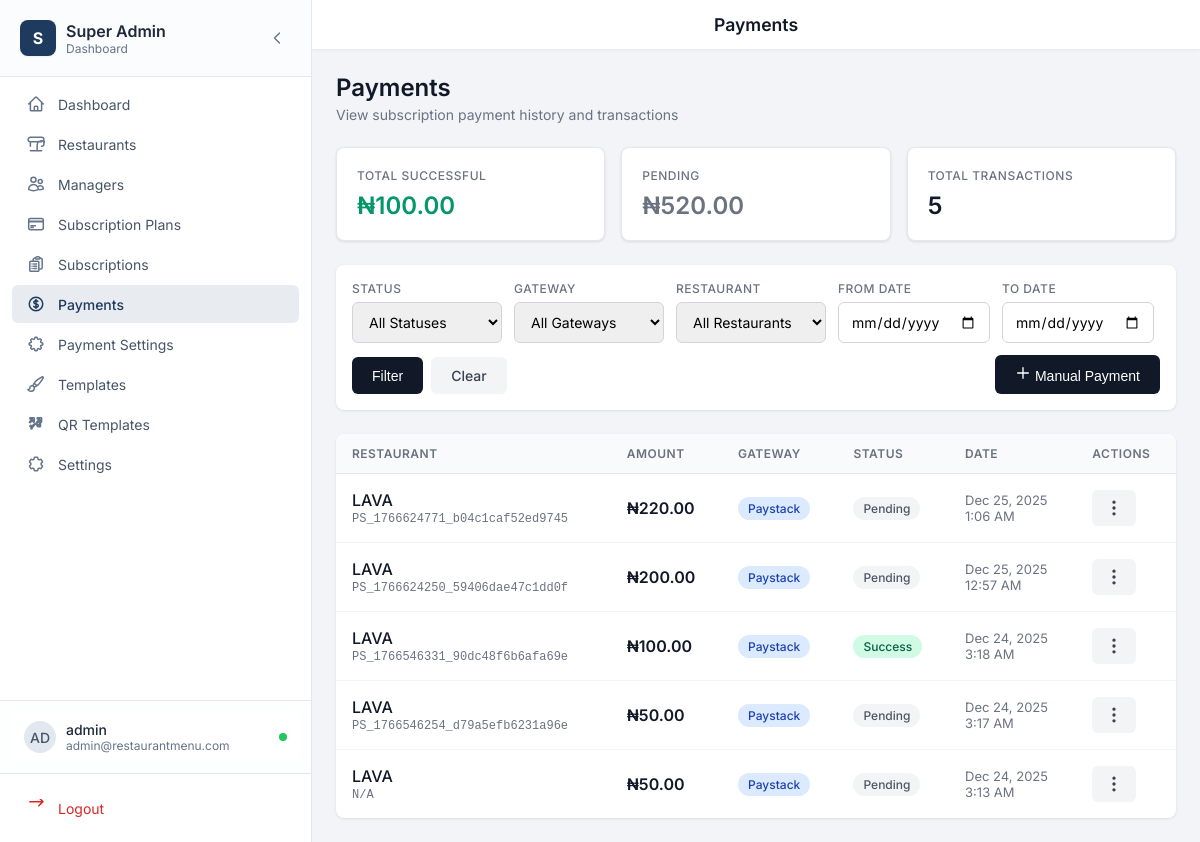
The page /admin/payments.php (signed in) on the database its author committed.
### tables this page shows
CREATE TABLE `payments` (
  `id` int(11) NOT NULL,
  `restaurant_id` int(11) NOT NULL,
  `subscription_id` int(11) NOT NULL,
  `amount` decimal(10,2) NOT NULL,
  `currency` varchar(3) NOT NULL DEFAULT 'NGN',
  `payment_gateway` enum('paystack','flutterwave','manual') NOT NULL,
  `transaction_reference` varchar(100) DEFAULT NULL COMMENT 'Gateway reference',
  `gateway_response` longtext DEFAULT NULL COMMENT 'Full gateway response',
  `status` enum('pending','success','failed','refunded') NOT NULL DEFAULT 'pending',
  `paid_at` datetime DEFAULT NULL,
  `created_at` timestamp NOT NULL DEFAULT current_timestamp()
);

CREATE TABLE `restaurants` (
  `id` int(11) NOT NULL,
  `name` varchar(255) NOT NULL,
  `slug` varchar(255) NOT NULL,
  `logo` varchar(255) DEFAULT NULL,
  `hero_image` varchar(255) DEFAULT NULL,
  `description` text DEFAULT NULL,
  `phone` varchar(50) DEFAULT NULL,
  `email` varchar(255) DEFAULT NULL,
  `address` text DEFAULT NULL,
  `website` varchar(255) DEFAULT NULL,
  `whatsapp_link` varchar(255) DEFAULT NULL,
  `instagram_url` varchar(255) DEFAULT NULL,
  `facebook_url` varchar(255) DEFAULT NULL,
  `twitter_url` varchar(255) DEFAULT NULL,
  `map_latitude` decimal(10,8) DEFAULT NULL,
  `map_longitude` decimal(11,8) DEFAULT NULL,
  `header_menu_items` text DEFAULT NULL,
  `footer_content` text DEFAULT NULL,
  `manager_email` varchar(255) DEFAULT NULL,
  `google_rating` decimal(3,1) DEFAULT 4.5,
  `rating_source` varchar(50) DEFAULT 'Google',
  `template_id` int(11) DEFAULT 1,
  `is_active` tinyint(1) DEFAULT 1,
  `available_items_count` int(11) DEFAULT 0,
  `unavailable_items_count` int(11) DEFAULT 0,
  `subscription_id` int(11) DEFAULT NULL,
  `created_at` timestamp NOT NULL DEFAULT current_timestamp(),
  `updated_at` timestamp NOT NULL DEFAULT current_timestamp() ON UPDATE current_timestamp()
);

### includes/subscription.php (called while the page is built, shortened)
<?php
function formatSubscriptionPrice($amount, $currency = 'NGN') {
    $symbols = [
        'NGN' => '₦',
        'USD' => '$',
        'GBP' => '£',
        'EUR' => '€'
    ];
    $symbol = $symbols[$currency] ?? $currency . ' ';
    return $symbol . number_format($amount, 2);
}

### admin/payments.php (the view, shortened to what this page needs)
<?php
require_once __DIR__ . '/../includes/subscription.php';
$pdo = getDBConnection();
$dateFrom = $_GET['date_from'] ?? '';
$dateTo = $_GET['date_to'] ?? '';
$page = max(1, intval($_GET['page'] ?? 1));
$perPage = 20;
$offset = ($page - 1) * $perPage;
$where = [];
$params = [];
$whereClause = !empty($where) ? 'WHERE ' . implode(' AND ', $where) : '';
$countSql = "SELECT COUNT(*) FROM payments p {$whereClause}";
$stmt = $pdo->prepare($countSql);
$stmt->execute($params);
$totalCount = $stmt->fetchColumn();
$sql = "
    SELECT p.*, r.name as restaurant_name, r.slug as restaurant_slug,
           sp.name as plan_name
    FROM payments p
    JOIN restaurants r ON p.restaurant_id = r.id
    LEFT JOIN subscriptions s ON p.subscription_id = s.id
    LEFT JOIN subscription_plans sp ON s.plan_id = sp.id
    {$whereClause}
    ORDER BY p.created_at DESC
    LIMIT {$perPage} OFFSET {$offset}
";
$stmt = $pdo->prepare($sql);
$stmt->execute($params);
$payments = $stmt->fetchAll(PDO::FETCH_ASSOC);
$totalSuccess = 0;
$totalPending = 0;
try {
    $stmt = $pdo->query("SELECT SUM(amount) FROM payments WHERE status = 'success'");
    $totalSuccess = floatval($stmt->fetchColumn());
    $stmt = $pdo->query("SELECT SUM(amount) FROM payments WHERE status = 'pending'");
    $totalPending = floatval($stmt->fetchColumn());
} catch (PDOException $e) {}
include __DIR__ . '/../includes/admin-layout.php';
?>
<div class="page-header">
    <h1 class="page-title">Payments</h1>
    <p class="page-subtitle">View subscription payment history and transactions</p>
</div>
<div class="payment-stats">
    <div class="stat-card">
        <div class="stat-label">Total Successful</div>
        <div class="stat-value success"><?php echo formatSubscriptionPrice($totalSuccess); ?></div>
    </div>
    <div class="stat-card">
        <div class="stat-label">Pending</div>
        <div class="stat-value pending"><?php echo formatSubscriptionPrice($totalPending); ?></div>
    </div>
    <div class="stat-card">
        <div class="stat-label">Total Transactions</div>
        <div class="stat-value"><?php echo number_format($totalCount); ?></div>
    </div>
</div>
<form class="filters-bar" method="GET" action="">
    <div class="filters-row">
        <div class="filter-group">
            <label>Status</label>
            <select name="status">
                <option value="">All Statuses</option>
            </select>
        </div>
        <div class="filter-group">
            <label>Gateway</label>
            <select name="gateway">
                <option value="">All Gateways</option>
            </select>
        </div>
        <div class="filter-group">
            <label>Restaurant</label>
            <select name="restaurant_id">
                <option value="">All Restaurants</option>
            </select>
        </div>
        <div class="filter-group">
            <label>From Date</label>
            <input type="date" name="date_from" value="<?php echo htmlspecialchars($dateFrom); ?>">
        </div>
        <div class="filter-group">
            <label>To Date</label>
            <input type="date" name="date_to" value="<?php echo htmlspecialchars($dateTo); ?>">
        </div>
        <div class="filter-actions">
            <button type="submit" class="btn-filter">Filter</button>
            <a href="payments.php" class="btn-clear">Clear</a>
        </div>
        <button type="button" class="btn-add" onclick="openManualPaymentModal()">
            <svg xmlns="http://www.w3.org/2000/svg" fill="none" viewBox="0 0 24 24" stroke="currentColor" width="16" height="16">
                <path stroke-linecap="round" stroke-linejoin="round" stroke-width="2" d="M12 4v16m8-8H4" />
            </svg>
            Manual Payment
        </button>
    </div>
</form>
<div class="table-card">
    <?php if (empty($payments)): ?>
        <div class="empty-state">
            <p>No payments found.</p>
        </div>
    <?php else: ?>
        <table class="payments-table">
            <thead>
                <tr>
                    <th>Restaurant</th>
                    <th>Amount</th>
                    <th>Gateway</th>
                    <th>Status</th>
                    <th>Date</th>
                    <th>Actions</th>
                </tr>
            </thead>
            <tbody>
                <?php foreach ($payments as $payment): ?>
                    <tr>
                        <td>
                            <div class="restaurant-info">
                                <span class="restaurant-name"><?php echo htmlspecialchars($payment['restaurant_name']); ?></span>
                                <span class="transaction-ref"><?php echo htmlspecialchars($payment['transaction_reference'] ?? 'N/A'); ?></span>
                            </div>
                        </td>
                        <td>
                            <span class="amount"><?php echo formatSubscriptionPrice($payment['amount'], $payment['currency'] ?? 'NGN'); ?></span>
                        </td>
                        <td>
                            <span class="gateway-badge gateway-<?php echo $payment['payment_gateway']; ?>">
                                <?php echo ucfirst($payment['payment_gateway']); ?>
                            </span>
                        </td>
                        <td>
                            <span class="status-badge status-<?php echo $payment['status']; ?>">
                                <?php echo ucfirst($payment['status']); ?>
                            </span>
                        </td>
                        <td>
                            <div class="date-info">
                                <?php echo date('M j, Y', strtotime($payment['created_at'])); ?><br>
                                <?php echo date('g:i A', strtotime($payment['created_at'])); ?>
                            </div>
                        </td>
                        <td class="actions-cell">
                            <button class="actions-btn" onclick="toggleDropdown(this)" title="Actions">
                                <svg xmlns="http://www.w3.org/2000/svg" fill="none" viewBox="0 0 24 24" stroke="currentColor" width="20" height="20">
                                    <path stroke-linecap="round" stroke-linejoin="round" stroke-width="2" d="M12 5v.01M12 12v.01M12 19v.01M12 6a1 1 0 110-2 1 1 0 010 2zm0 7a1 1 0 110-2 1 1 0 010 2zm0 7a1 1 0 110-2 1 1 0 010 2z" />
                                </svg>
                            </button>
                        </td>
                    </tr>
                <?php endforeach; ?>
            </tbody>
        </table>
    <?php endif; ?>
</div>
<?php include __DIR__ . '/../includes/admin-footer.php'; ?>

### includes/sidebar-admin.php (shortened to what this page needs)
<?php
$currentPath = $_SERVER['REQUEST_URI'];
$userInfo = null;
if (isLoggedIn() && isSuperAdmin()) {
    $pdo = getDBConnection();
    if ($pdo) {
        $userId = getCurrentUserId();
        $stmt = $pdo->prepare("SELECT username, email FROM admins WHERE id = ?");
        $stmt->execute([$userId]);
        $userInfo = $stmt->fetch();
    }
}
$activeId = 'dashboard';
foreach ($navItems as $item) {
    if (strpos($currentPath, $item['href']) !== false) {
        $activeId = $item['id'];
        break;
    }
}
$username = $_SESSION['username'] ?? 'Admin';
$userEmail = $userInfo['email'] ?? '';
$userInitials = strtoupper(substr($username, 0, 2));
?>
<aside class="sidebar-modern" id="sidebar">
    <div class="sidebar-header-modern">
        <div class="sidebar-logo-wrapper">
            <div class="sidebar-logo">
                <div class="logo-icon-modern">S</div>
                <div class="logo-text">
                    <span class="logo-title">Super Admin</span>
                    <span class="logo-subtitle">Dashboard</span>
                </div>
            </div>
        </div>
        <button
            onclick="toggleCollapse()"
            class="collapse-btn-modern"
            aria-label="Collapse sidebar"
        >
            <svg xmlns="http://www.w3.org/2000/svg" fill="none" viewBox="0 0 24 24" stroke-width="2" stroke="currentColor" class="collapse-icon">
                <path stroke-linecap="round" stroke-linejoin="round" d="M15.75 19.5L8.25 12l7.5-7.5" />
            </svg>
        </button>
    </div>
    <nav class="sidebar-nav">
        <ul class="nav-list">
            <?php foreach ($navItems as $item): ?>
                <?php $isActive = $activeId === $item['id']; ?>
                <li>
                    <a
                        href="<?php echo htmlspecialchars($item['href']); ?>"
                        class="nav-item <?php echo $isActive ? 'active' : ''; ?>"
                        title="<?php echo htmlspecialchars($item['name']); ?>"
                    >
                        <div class="nav-icon-wrapper">
                            <svg xmlns="http://www.w3.org/2000/svg" fill="none" viewBox="0 0 24 24" stroke-width="2" stroke="currentColor" class="nav-icon">
                                <path stroke-linecap="round" stroke-linejoin="round" d="<?php echo htmlspecialchars($item['icon']); ?>" />
                            </svg>
                        </div>
                        <span class="nav-text"><?php echo htmlspecialchars($item['name']); ?></span>
                    </a>
                </li>
            <?php endforeach; ?>
        </ul>
    </nav>
    <div class="sidebar-footer-modern">
        <div class="sidebar-profile">
            <?php if (!isset($_COOKIE['sidebar_collapsed']) || $_COOKIE['sidebar_collapsed'] !== 'true'): ?>
                <div class="profile-card">
                    <div class="profile-avatar"><?php echo htmlspecialchars($userInitials); ?></div>
                    <div class="profile-info">
                        <p class="profile-name"><?php echo htmlspecialchars($username); ?></p>
                        <p class="profile-role"><?php echo htmlspecialchars($userEmail ?: 'Administrator'); ?></p>
                    </div>
                    <div class="profile-status" title="Online"></div>
                </div>
            <?php endif; ?>
        </div>
        <div class="sidebar-logout">
            <a
                href="/admin/logout.php"
                class="logout-btn"
                title="Logout"
            >
                <div class="nav-icon-wrapper">
                    <svg xmlns="http://www.w3.org/2000/svg" fill="none" viewBox="0 0 24 24" stroke-width="2" stroke="currentColor" class="nav-icon logout-icon">
                        <path stroke-linecap="round" stroke-linejoin="round" d="M15.75 9l5.5-5.5m0 0l-5.5-5.5m5.5 5.5H3.75" />
                    </svg>
                </div>
                <span class="nav-text">Logout</span>
            </a>
        </div>
    </div>
</aside>

### rows shown on the page
payments: restaurant.name "LAVA", transaction_reference "PS_1766624771_b04c1caf52ed9745", amount+currency "₦220.00", payment_gateway "Paystack", status "Pending", created_at "Dec 25, 2025", created_at "1:06 AM"
payments: restaurant.name "LAVA", transaction_reference "PS_1766624250_59406dae47c1dd0f", amount+currency "₦200.00", payment_gateway "Paystack", status "Pending", created_at "Dec 25, 2025", created_at "12:57 AM"
payments: restaurant.name "LAVA", transaction_reference "PS_1766546331_90dc48f6b6afa69e", amount+currency "₦100.00", payment_gateway "Paystack", status "Success", created_at "Dec 24, 2025", created_at "3:18 AM"
payments: restaurant.name "LAVA", transaction_reference "PS_1766546254_d79a5efb6231a96e", amount+currency "₦50.00", payment_gateway "Paystack", status "Pending", created_at "Dec 24, 2025", created_at "3:17 AM"
payments: restaurant.name "LAVA", transaction_reference "N/A", amount+currency "₦50.00", payment_gateway "Paystack", status "Pending", created_at "Dec 24, 2025", created_at "3:13 AM"

### other values the page prints
$item['name'] "Dashboard"
$item['name'] "Restaurants"
$item['name'] "Managers"
$item['name'] "Subscription Plans"
$item['name'] "Subscriptions"
$item['name'] "Payments"
$item['name'] "Payment Settings"
$item['name'] "Templates"
$item['name'] "QR Templates"
$item['name'] "Settings"
$userInitials "AD"
$username "admin"
$userEmail ?: 'Administrator' "admin@restaurantmenu.com"
$pageTitle "Payments"
formatSubscriptionPrice($totalSuccess) "₦100.00"
